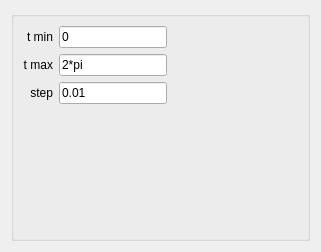
                     <widget class="QWidget" name="Variables_tab_2">
                      <attribute name="title">
                       <string>Variables</string>
                      </attribute>
                      <layout class="QGridLayout" name="gridLayout_6">
                       <item row="0" column="0">
                        <widget class="QGroupBox" name="groupBox_15">
                         <property name="title">
                          <string/>
                         </property>
                         <layout class="QGridLayout" name="gridLayout_44">
                          <item row="0" column="0">
                           <layout class="QGridLayout" name="gridLayout_5">
                            <item row="0" column="0">
                             <layout class="QHBoxLayout" name="horizontalLayout_8">
                              <item>
                               <widget class="QLabel" name="label_tmin_3">
                                <property name="maximumSize">
                                 <size>
                                  <width>70</width>
                                  <height>16777215</height>
                                 </size>
                                </property>
                                <property name="layoutDirection">
                                 <enum>Qt::LeftToRight</enum>
                                </property>
                                <property name="text">
                                 <string>t min</string>
                                </property>
                                <property name="alignment">
                                 <set>Qt::AlignRight|Qt::AlignTrailing|Qt::AlignVCenter</set>
                                </property>
                               </widget>
                              </item>
                              <item>
                               <widget class="QLineEdit" name="ParCurve_tmin_2">
                                <property name="sizePolicy">
                                 <sizepolicy hsizetype="Fixed" vsizetype="Fixed">
                                  <horstretch>0</horstretch>
                                  <verstretch>0</verstretch>
                                 </sizepolicy>
                                </property>
                                <property name="minimumSize">
                                 <size>
                                  <width>40</width>
                                  <height>0</height>
                                 </size>
                                </property>
                                <property name="maximumSize">
                                 <size>
                                  <width>150</width>
                                  <height>16777215</height>
                                 </size>
                                </property>
                                <property name="toolTip">
                                 <string>Minimum value of the t parameter</string>
                                </property>
                                <property name="text">
                                 <string>0</string>
                                </property>
                                <property name="maxLength">
                                 <number>32769</number>
                                </property>
                               </widget>
                              </item>
                             </layout>
                            </item>
                            <item row="1" column="0">
                             <layout class="QHBoxLayout" name="horizontalLayout_9">
                              <item>
                               <widget class="QLabel" name="label_tmax_3">
                                <property name="maximumSize">
                                 <size>
                                  <width>70</width>
                                  <height>16777215</height>
                                 </size>
                                </property>
                                <property name="layoutDirection">
                                 <enum>Qt::LeftToRight</enum>
                                </property>
                                <property name="text">
                                 <string>t max</string>
                                </property>
                                <property name="alignment">
                                 <set>Qt::AlignRight|Qt::AlignTrailing|Qt::AlignVCenter</set>
                                </property>
                               </widget>
                              </item>
                              <item>
                               <widget class="QLineEdit" name="ParCurve_tmax_2">
                                <property name="sizePolicy">
                                 <sizepolicy hsizetype="Fixed" vsizetype="Fixed">
                                  <horstretch>0</horstretch>
                                  <verstretch>0</verstretch>
                                 </sizepolicy>
                                </property>
                                <property name="minimumSize">
                                 <size>
                                  <width>40</width>
                                  <height>0</height>
                                 </size>
                                </property>
                                <property name="maximumSize">
                                 <size>
                                  <width>150</width>
                                  <height>16777215</height>
                                 </size>
                                </property>
                                <property name="toolTip">
                                 <string>Maximum value of the t parameter</string>
                                </property>
                                <property name="text">
                                 <string>2*pi</string>
                                </property>
                                <property name="maxLength">
                                 <number>32769</number>
                                </property>
                               </widget>
                              </item>
                             </layout>
                            </item>
                            <item row="2" column="0">
                             <layout class="QHBoxLayout" name="horizontalLayout_10">
                              <item>
                               <widget class="QLabel" name="label_tstep_3">
                                <property name="maximumSize">
                                 <size>
                                  <width>70</width>
                                  <height>16777215</height>
                                 </size>
                                </property>
                                <property name="layoutDirection">
                                 <enum>Qt::LeftToRight</enum>
                                </property>
                                <property name="text">
                                 <string>step</string>
                                </property>
                                <property name="alignment">
                                 <set>Qt::AlignRight|Qt::AlignTrailing|Qt::AlignVCenter</set>
                                </property>
                               </widget>
                              </item>
                              <item>
                               <widget class="QLineEdit" name="ParCurve_tstep_2">
                                <property name="sizePolicy">
                                 <sizepolicy hsizetype="Fixed" vsizetype="Fixed">
                                  <horstretch>0</horstretch>
                                  <verstretch>0</verstretch>
                                 </sizepolicy>
                                </property>
                                <property name="minimumSize">
                                 <size>
                                  <width>40</width>
                                  <height>0</height>
                                 </size>
                                </property>
                                <property name="maximumSize">
                                 <size>
                                  <width>150</width>
                                  <height>16777215</height>
                                 </size>
                                </property>
                                <property name="toolTip">
                                 <string>Step between two consecutive values of the t parameter</string>
                                </property>
                                <property name="text">
                                 <string>0.01</string>
                                </property>
                                <property name="maxLength">
                                 <number>32769</number>
                                </property>
                               </widget>
                              </item>
                             </layout>
                            </item>
                           </layout>
                          </item>
                          <item row="0" column="1">
                           <spacer name="horizontalSpacer_4">
                            <property name="orientation">
                             <enum>Qt::Horizontal</enum>
                            </property>
                            <property name="sizeHint" stdset="0">
                             <size>
                              <width>131</width>
                              <height>20</height>
                             </size>
                            </property>
                           </spacer>
                          </item>
                          <item row="1" column="0">
                           <spacer name="verticalSpacer_4">
                            <property name="orientation">
                             <enum>Qt::Vertical</enum>
                            </property>
                            <property name="sizeHint" stdset="0">
                             <size>
                              <width>17</width>
                              <height>125</height>
                             </size>
                            </property>
                           </spacer>
                          </item>
                         </layout>
                        </widget>
                       </item>
                      </layout>
                     </widget>
